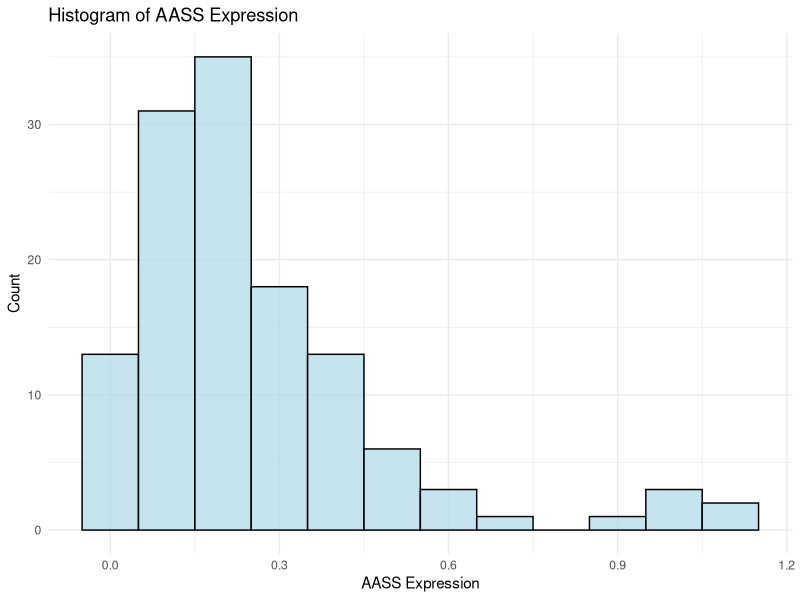
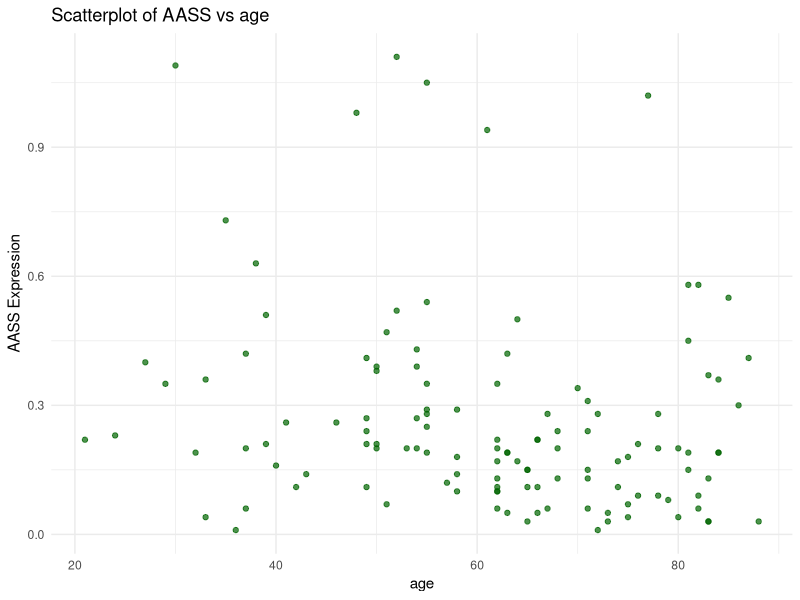
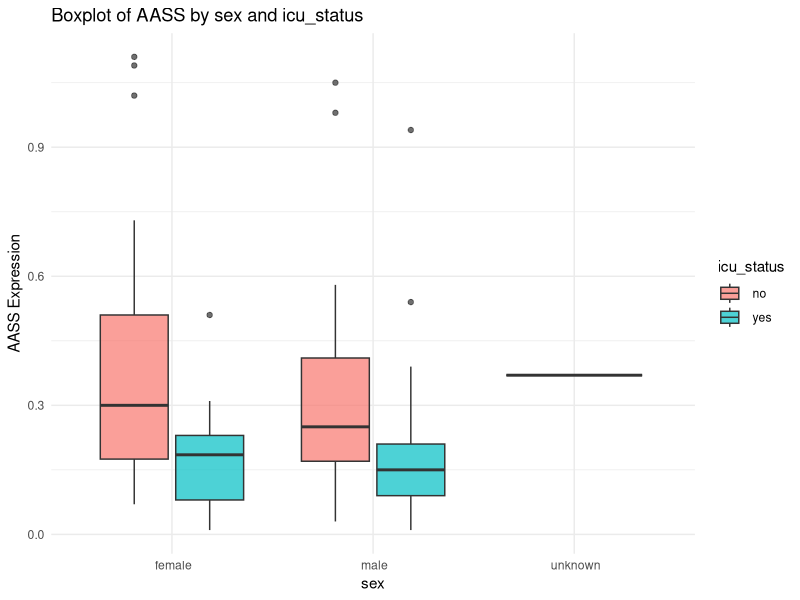
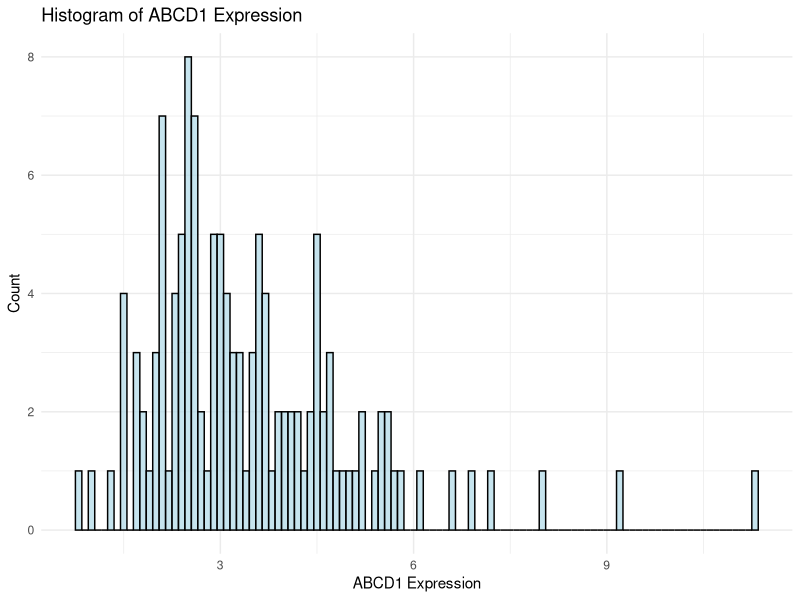
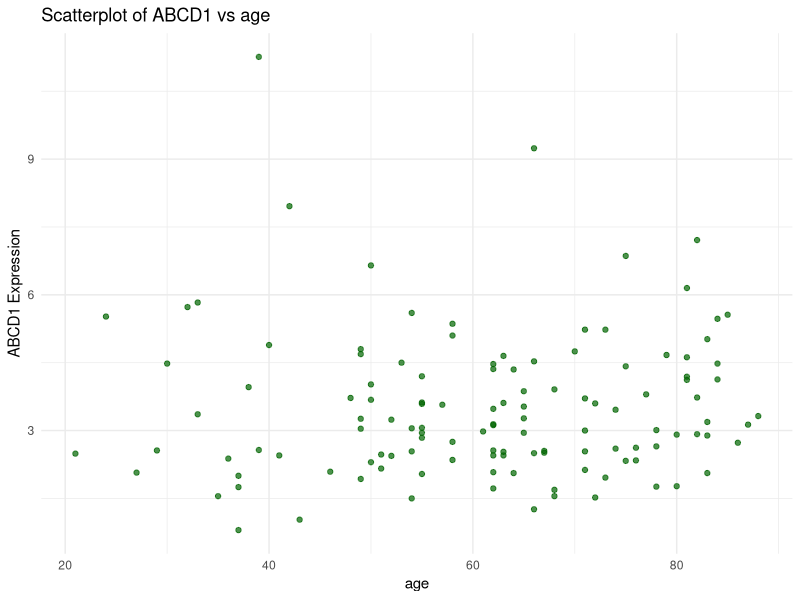
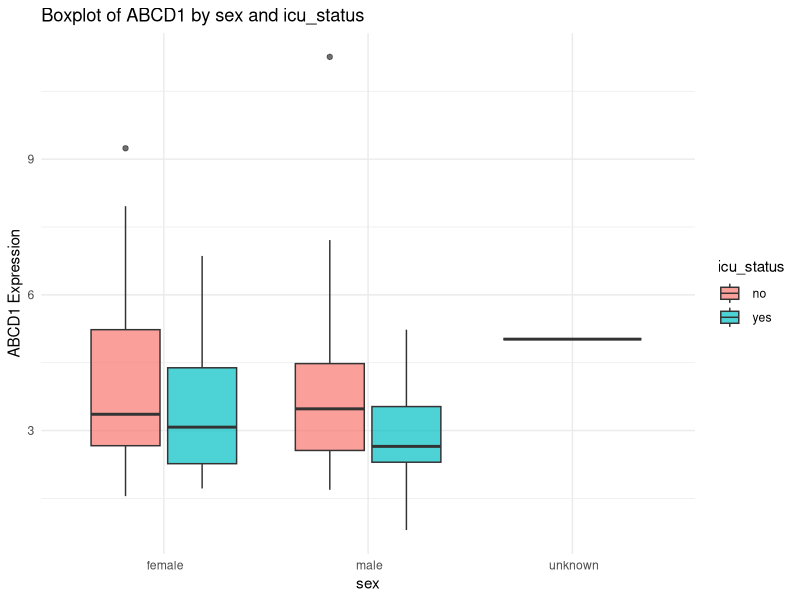
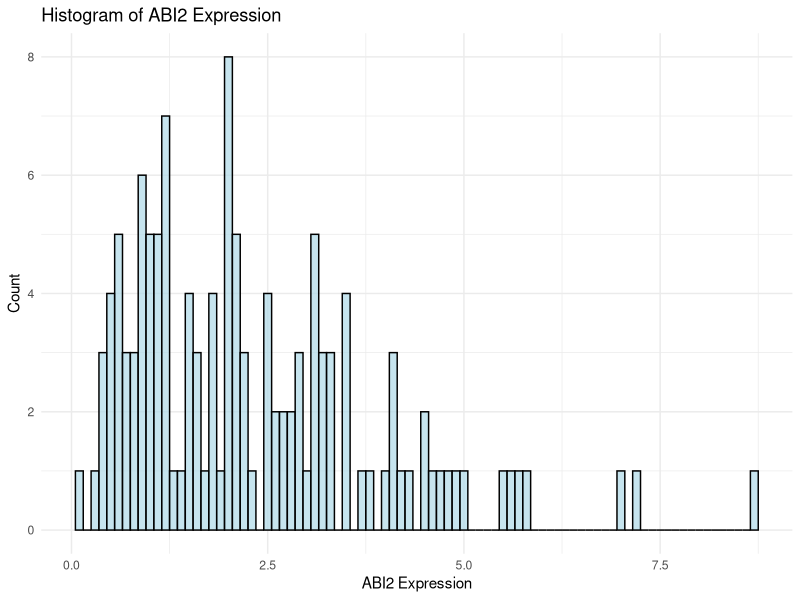
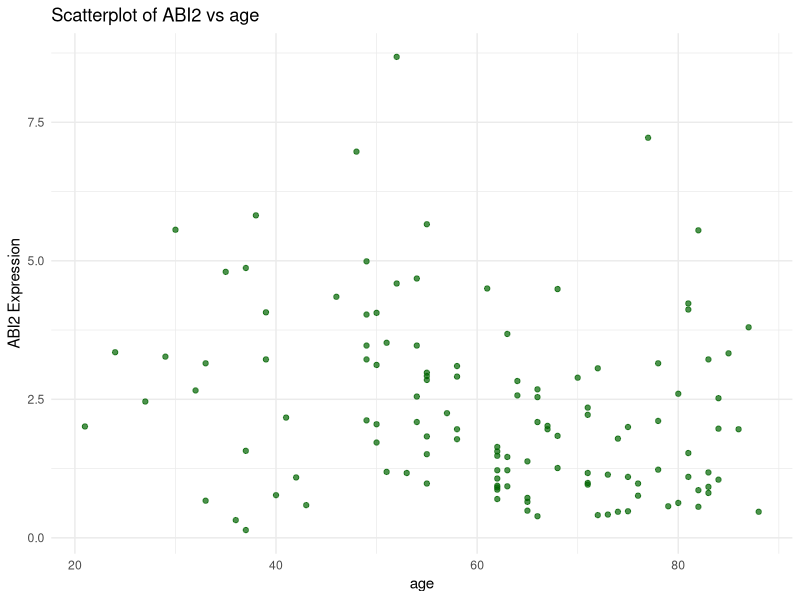

Recreate these plots in R, in order.
## ---- chunk 1
#task1
library(ggplot2)
library(tidyverse)

plot_gene_expression <- function(data, gene_list, cont_cov, cat_cov1, cat_cov2) {
  for (gene in gene_list) {
    if (!gene %in% colnames(data)) {
      message(paste("Gene", gene, "not found. Skipping."))
      next
    }

    # histogram
    hist_plot <- ggplot(data, aes_string(x = gene)) +
      geom_histogram(binwidth = 0.1, fill = "lightblue", color = "black", alpha = 0.7) +
      labs(
        title = paste("Histogram of", gene, "Expression"),
        x = paste(gene, "Expression"),
        y = "Count"
      ) +
      theme_minimal()
    print(hist_plot)

    
    # scatterplot
    scatter <- ggplot(data, aes_string(x = cont_cov, y = gene)) +
      geom_point(color = "darkgreen", alpha = 0.7) +
      labs(
        title = paste("Scatterplot of", gene, "vs", cont_cov),
        x = cont_cov,
        y = paste(gene, "Expression")
      ) +
      theme_minimal()
    print(scatter)

    # boxplot 
    combined_box <- ggplot(data, aes_string(x = cat_cov1, y = gene, fill = cat_cov2)) +
      geom_boxplot(alpha = 0.7) +
      labs(
        title = paste("Boxplot of", gene, "by", cat_cov1, "and", cat_cov2),
        x = cat_cov1,
        y = paste(gene, "Expression")
      ) +
      theme_minimal()
    print(combined_box)
  }
}

## ---- chunk 2
# task2 
library(ggplot2)
library(tidyverse)

setwd("/Users/zaozao/Desktop/Xinqiao")
gene_expression <- read.csv("QBS103_GSE157103_genes.csv", row.names = 1, check.names = FALSE)
meta <- read.csv("QBS103_GSE157103_series_matrix-1.csv", check.names = FALSE)


selected_genes <- c("AASS", "ABCD1", "ABI2")
expr_data <- as.data.frame(t(gene_expression[selected_genes, ]))
colnames(expr_data) <- selected_genes
expr_data$participant_id <- rownames(expr_data)

meta$participant_id <- as.character(meta[[1]])
full_data <- merge(meta, expr_data, by = "participant_id")
full_data$age <- as.numeric(as.character(full_data$age))

full_data <- full_data[full_data$icu_status != "_id", ]

# making plot
plot_gene_expression(
  data = full_data,
  gene_list = selected_genes,
  cont_cov = "age",
  cat_cov1 = "sex",
  cat_cov2 = "icu_status"
)



